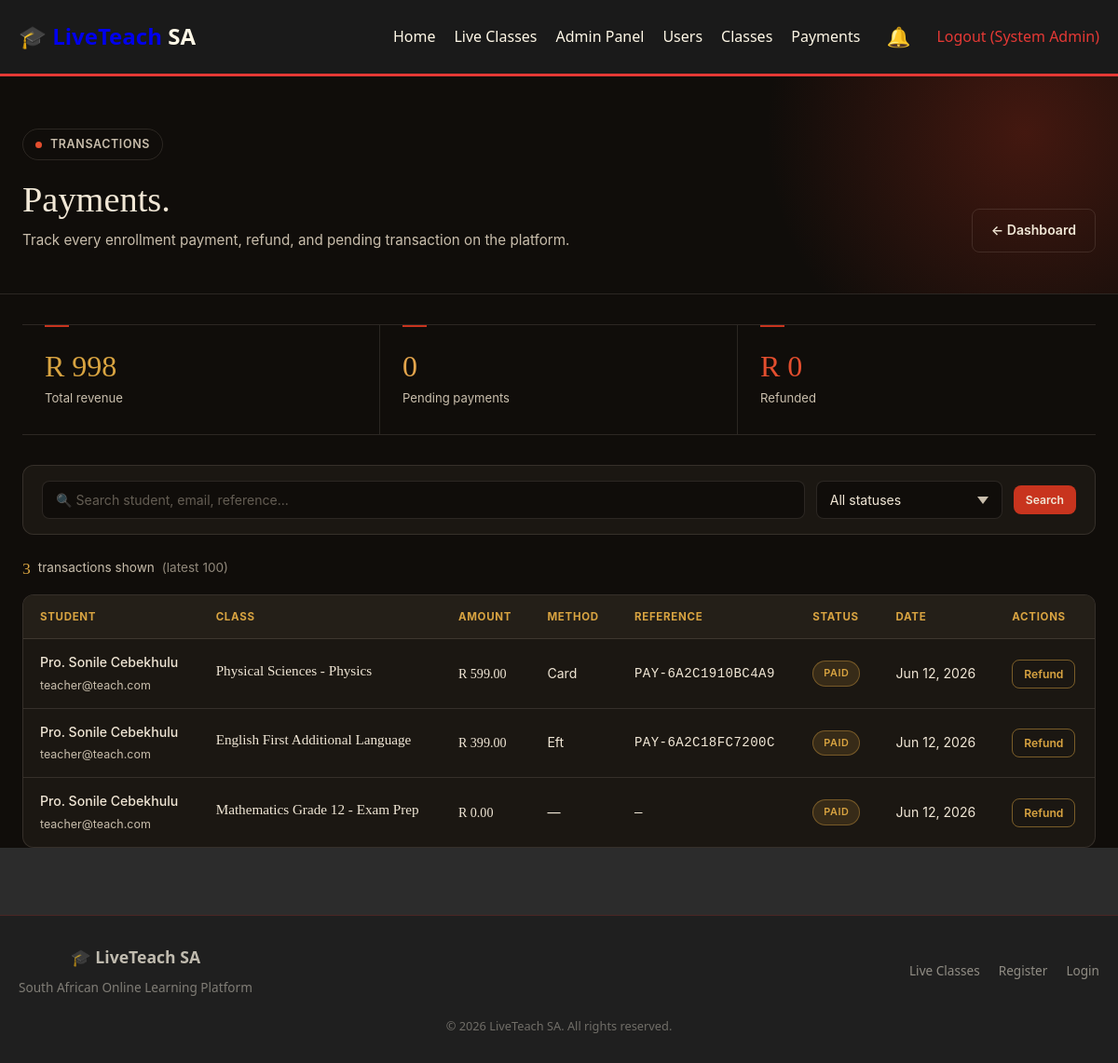
/admin/payments.php (signed in), run on an earlier commit of the app's database.
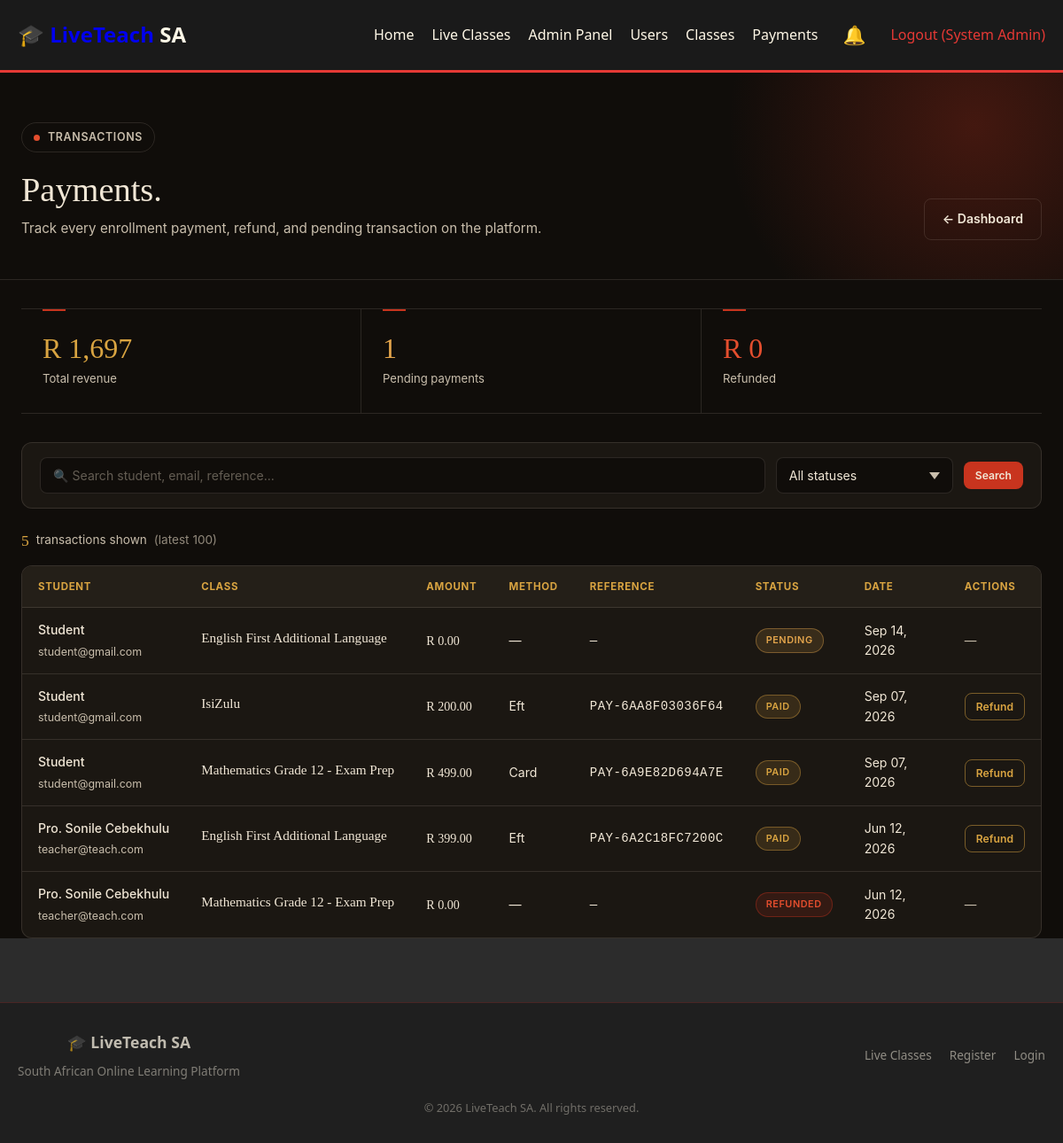
And on a later commit of the database.
### tables this page shows
CREATE TABLE `enrollments` (
  `id` int(11) NOT NULL,
  `student_id` int(11) NOT NULL,
  `class_id` int(11) NOT NULL,
  `payment_status` enum('pending','paid','failed','refunded') NOT NULL DEFAULT 'pending',
  `payment_method` varchar(100) DEFAULT NULL,
  `payment_reference` varchar(255) DEFAULT NULL,
  `amount_paid` decimal(10,2) DEFAULT 0.00,
  `paid_at` datetime DEFAULT NULL,
  `attendance` int(11) NOT NULL DEFAULT 0,
  `certificate_issued` tinyint(1) NOT NULL DEFAULT 0,
  `enrolled_at` timestamp NOT NULL DEFAULT current_timestamp()
);

CREATE TABLE `users` (
  `id` int(11) NOT NULL,
  `fullname` varchar(255) NOT NULL,
  `email` varchar(255) NOT NULL,
  `password` varchar(255) NOT NULL,
  `phone` varchar(50) DEFAULT NULL,
  `role` enum('admin','teacher','student') NOT NULL DEFAULT 'student',
  `profile_image` varchar(255) DEFAULT NULL,
  `bio` text DEFAULT NULL,
  `status` enum('active','inactive','suspended') NOT NULL DEFAULT 'active',
  `created_at` timestamp NOT NULL DEFAULT current_timestamp()
);

CREATE TABLE `live_classes` (
  `id` int(11) NOT NULL,
  `teacher_id` int(11) NOT NULL,
  `title` varchar(255) NOT NULL,
  `description` text DEFAULT NULL,
  `short_description` varchar(500) DEFAULT NULL,
  `image` varchar(255) DEFAULT NULL,
  `price` decimal(10,2) NOT NULL DEFAULT 0.00,
  `duration` varchar(50) DEFAULT NULL,
  `level` enum('beginner','intermediate','advanced') NOT NULL DEFAULT 'beginner',
  `category` varchar(100) DEFAULT NULL,
  `start_date` datetime DEFAULT NULL,
  `end_date` datetime DEFAULT NULL,
  `schedule` text DEFAULT NULL,
  `meeting_link` varchar(500) DEFAULT NULL,
  `meeting_id` varchar(100) DEFAULT NULL,
  `meeting_password` varchar(100) DEFAULT NULL,
  `recording_url` varchar(500) DEFAULT NULL,
  `materials` text DEFAULT NULL,
  `max_students` int(11) DEFAULT 50,
  `current_students` int(11) NOT NULL DEFAULT 0,
  `status` enum('upcoming','ongoing','completed','cancelled') NOT NULL DEFAULT 'upcoming',
  `is_featured` tinyint(1) NOT NULL DEFAULT 0,
  `sequential_unlock` tinyint(1) NOT NULL DEFAULT 0,
  `created_at` timestamp NOT NULL DEFAULT current_timestamp(),
  `thumbnail` varchar(500) DEFAULT NULL,
  `preview_video` varchar(500) DEFAULT NULL,
  `stream_platform` enum('zoom','google_meet','custom','youtube_live') DEFAULT 'zoom',
  `stream_embed` text DEFAULT NULL
);

### admin/payments.php (the view, shortened to what the changed rows need)
<?php
require_once '../includes/header.php';
$connection = getDbConnection();
$where = '1=1';
$enrollments = $connection->query("
    SELECT e.*, u.fullname, u.email, c.title as class_title, c.price as class_price
    FROM enrollments e
    JOIN users u ON e.student_id = u.id
    JOIN live_classes c ON e.class_id = c.id
    WHERE $where
    ORDER BY e.enrolled_at DESC
    LIMIT 100
")->fetch_all(MYSQLI_ASSOC);
$totals = $connection->query("SELECT
    SUM(CASE WHEN payment_status='paid' THEN amount_paid ELSE 0 END) as total_paid,
    SUM(CASE WHEN payment_status='refunded' THEN amount_paid ELSE 0 END) as total_refunded,
    COUNT(CASE WHEN payment_status='pending' THEN 1 END) as pending_count
FROM enrollments")->fetch_assoc();
?>
<main class="lt-page">
    <div class="lt-dash-header">
        <div class="lt-container lt-dash-header-inner">
            <div>
                <h1>Payments.</h1>
            </div>
        </div>
    </div>
    <div class="lt-container">
        <div class="lt-summary">
            <div class="lt-summary-cell lt-reveal lt-delay-1">
                <div class="lt-summary-number lt-success">R <?php echo number_format($totals['total_paid'] ?? 0, 0); ?></div>
                <div class="lt-summary-label">Total revenue</div>
            </div>
            <div class="lt-summary-cell lt-reveal lt-delay-2">
                <div class="lt-summary-number lt-pending"><?php echo $totals['pending_count'] ?? 0; ?></div>
                <div class="lt-summary-label">Pending payments</div>
            </div>
        </div>
        <p class="lt-count-line lt-reveal">
            <strong><?php echo count($enrollments); ?></strong>
            transaction<?php echo count($enrollments) != 1 ? 's' : ''; ?> shown
            <span style="opacity: 0.7;">(latest 100)</span>
        </p>
        <div class="lt-table-card lt-reveal">
            <div class="lt-table-scroll">
                <table class="lt-table">
                    <thead>
                        <tr>
                            <th>Student</th>
                            <th>Class</th>
                            <th>Amount</th>
                            <th>Method</th>
                            <th>Reference</th>
                            <th>Status</th>
                            <th>Date</th>
                            <th>Actions</th>
                        </tr>
                    </thead>
                    <tbody>
                        <?php foreach ($enrollments as $e): ?>
                            <tr>
                                <td>
                                    <div class="lt-student-name"><?php echo htmlspecialchars($e['fullname']); ?></div>
                                    <div class="lt-student-email"><?php echo htmlspecialchars($e['email']); ?></div>
                                </td>
                                <td>
                                    <span class="lt-class-name" title="<?php echo htmlspecialchars($e['class_title']); ?>">
                                        <?php echo htmlspecialchars($e['class_title']); ?>
                                    </span>
                                </td>
                                <td class="lt-amount">R <?php echo number_format($e['amount_paid'], 2); ?></td>
                                <td class="lt-cell-muted"><?php echo ucfirst($e['payment_method'] ?? '—'); ?></td>
                                <td class="lt-reference"><?php echo htmlspecialchars($e['payment_reference'] ?? '—'); ?></td>
                                <td>
                                    <span class="lt-pill lt-pill-<?php echo htmlspecialchars($e['payment_status']); ?>">
                                        <?php echo ucfirst($e['payment_status']); ?>
                                    </span>
                                </td>
                                <td class="lt-cell-muted"><?php echo date('M d, Y', strtotime($e['enrolled_at'])); ?></td>
                                <td>
                                    <?php if ($e['payment_status'] == 'paid'): ?>
                                        <div class="lt-row-actions">
                                            <form method="post" style="display:inline; margin: 0;" onsubmit="return confirm('Issue refund?');">
                                                <button type="submit" name="refund" class="lt-btn lt-btn-warn lt-btn-sm">Refund</button>
                                            </form>
                                        </div>
                                    <?php else: ?>
                                        <span class="lt-cell-muted">—</span>
                                    <?php endif; ?>
                                </td>
                            </tr>
                        <?php endforeach; ?>
                    </tbody>
                </table>
            </div>
        </div>
    </div>
</main>
<?php require_once '../includes/footer.php'; ?>

What changed in the data, as far as the page shows it:
no longer on this page (row unchanged): enrollments: users.fullname "Pro. Sonile Cebekhulu", users.email "teacher@teach.com", live_classes.title "Physical Sciences - Physics", amount_paid "599.00", payment_method "Card", payment_reference "PAY-6A2C1910BC4A9", payment_status "PAID", enrolled_at "Jun 12, 2026"
added enrollments: users.fullname "Student", users.email "student@gmail.com", live_classes.title "English First Additional Language", amount_paid "0.00", payment_method "—", payment_reference "—", payment_status "PENDING", enrolled_at "Sep 14, 2026"
added enrollments: users.fullname "Student", users.email "student@gmail.com", live_classes.title "IsiZulu", amount_paid "200.00", payment_method "Eft", payment_reference "PAY-6AA8F03036F64", payment_status "PAID", enrolled_at "Sep 07, 2026"
added enrollments: users.fullname "Student", users.email "student@gmail.com", live_classes.title "Mathematics Grade 12 - Exam Prep", amount_paid "499.00", payment_method "Card", payment_reference "PAY-6A9E82D694A7E", payment_status "PAID", enrolled_at "Sep 07, 2026"
changed enrollments: payment_status "PAID" → "REFUNDED"; payment_status "Refund" → "—"
Also different on the page:
$totals['total_paid']: "998" → "1,697"
$totals['pending_count']: "0" → "1"
count($enrollments): "3" → "5"
